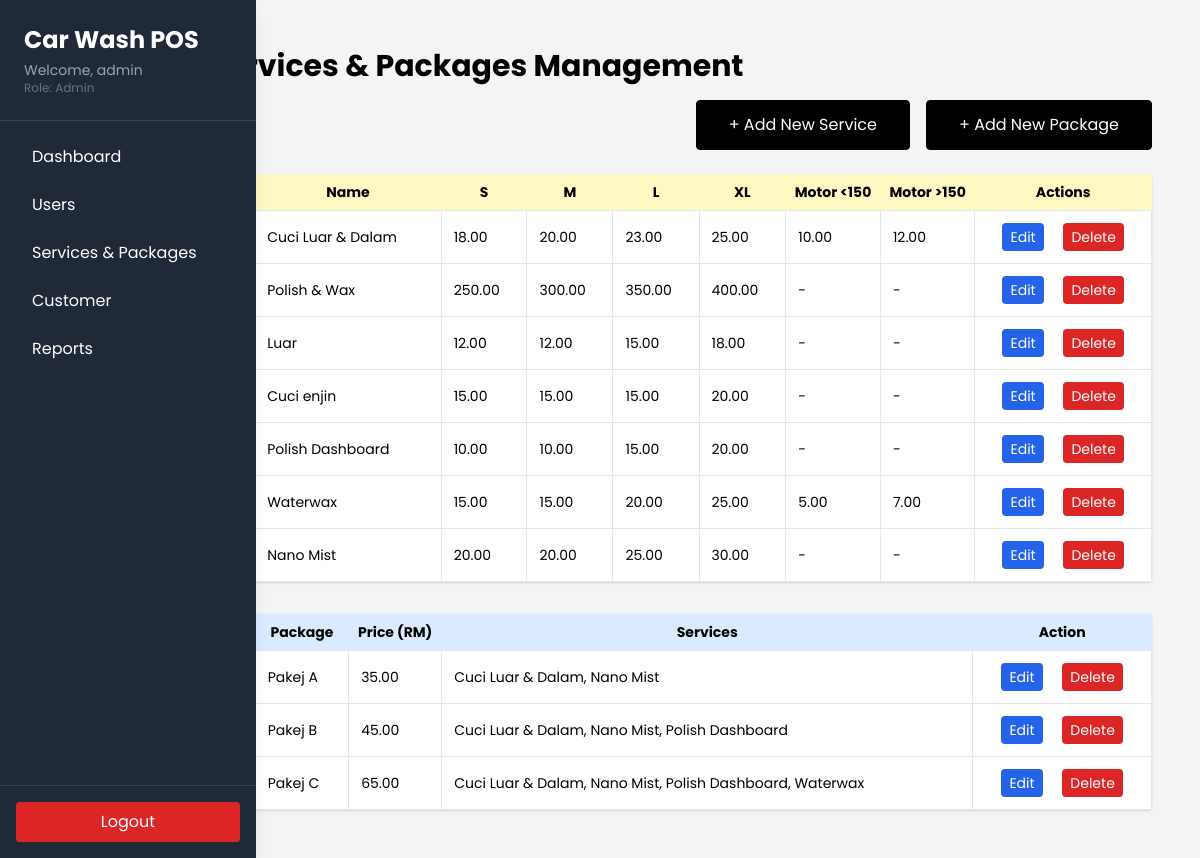
The app's page /pages/admin/services_packages.php (signed in) with its own data.
### tables this page shows
CREATE TABLE `services` (
  `id` int(11) NOT NULL,
  `name` varchar(255) NOT NULL,
  `description` text DEFAULT NULL,
  `status` tinyint(1) DEFAULT 1
);

CREATE TABLE `packages` (
  `id` int(11) NOT NULL,
  `name` varchar(255) NOT NULL,
  `price` decimal(8,2) NOT NULL,
  `description` text DEFAULT NULL,
  `status` tinyint(1) DEFAULT 1
);

### pages/admin/services_packages.php (the view, shortened to what this page needs)
<?php
require_once '../../connection.php';
include '../../components/sidebar.php';
$sqlServices = "
SELECT  s.id, s.name, s.status,
        MAX(CASE WHEN sp.vehicle_type='car_s'    THEN sp.price END) AS price_s,
        MAX(CASE WHEN sp.vehicle_type='car_m'    THEN sp.price END) AS price_m,
        MAX(CASE WHEN sp.vehicle_type='car_l'    THEN sp.price END) AS price_l,
        MAX(CASE WHEN sp.vehicle_type='car_xl'   THEN sp.price END) AS price_xl,
        MAX(CASE WHEN sp.vehicle_type='motor_lt' THEN sp.price END) AS price_motor_lt,
        MAX(CASE WHEN sp.vehicle_type='motor_gt' THEN sp.price END) AS price_motor_gt
FROM    services s
LEFT JOIN service_prices sp ON sp.service_id = s.id
GROUP BY s.id, s.name, s.status
ORDER BY s.id";
$services = $conn->query($sqlServices)->fetch_all(MYSQLI_ASSOC);
$sqlPackages = "
SELECT  p.id, p.name, p.price,
        GROUP_CONCAT(s.name SEPARATOR ', ') AS service_list
FROM    packages p
LEFT JOIN package_services ps ON ps.package_id = p.id
LEFT JOIN services s ON s.id = ps.service_id
GROUP BY p.id, p.name, p.price
ORDER BY p.id";
$packages = $conn->query($sqlPackages)->fetch_all(MYSQLI_ASSOC);
?>
<!DOCTYPE html>
<html lang="en">
<head>
  <script src="https://cdn.tailwindcss.com"></script>
</head>
<body class="bg-gray-100 p-6 min-h-screen">
<div class="max-w-7xl mx-auto">
  <div class="mb-6">
    <h1 class="text-3xl font-bold text-black-600">Services & Packages Management</h1>
    <div class="flex justify-end space-x-4 mt-4">
      <button onclick="openSheet('serviceSheet')" class="text-white border border-black rounded px-8 py-3 bg-black transition hover:text-black hover:-translate-x-1 hover:-translate-y-1 hover:bg-pink-300 hover:shadow-[0.25rem_0.25rem_0_0_black]">+ Add New Service</button>
      <button onclick="openSheet('packageSheet')" class="text-white border border-black rounded px-8 py-3 bg-black transition hover:text-black hover:-translate-x-1 hover:-translate-y-1 hover:bg-pink-300 hover:shadow-[0.25rem_0.25rem_0_0_black]">+ Add New Package</button>
    </div>
  </div>
  <div class="bg-white shadow rounded mb-8">
    <table class="min-w-full text-sm">
      <thead class="bg-yellow-100">
        <tr>
          <th class="px-3 py-2">ID</th><th>Name</th><th>S</th><th>M</th><th>L</th><th>XL</th>
          <th>Motor &lt;150</th><th>Motor &gt;150</th><th>Actions</th>
        </tr>
      </thead>
      <tbody>
      <?php if (!$services): ?>
        <tr><td colspan="9" class="text-center p-4">No services</td></tr>
      <?php  else: $i = 1; foreach ($services as $s): ?>
        <tr>
          <td class="border p-3 text-center"><?= $i++ ?></td>
          <td class="border p-3"><?= htmlspecialchars($s['name']) ?></td>
          <td class="border p-3"><?= $s['price_s'] ?? '-' ?></td>
          <td class="border p-3"><?= $s['price_m'] ?? '-' ?></td>
          <td class="border p-3"><?= $s['price_l'] ?? '-' ?></td>
          <td class="border p-3"><?= $s['price_xl'] ?? '-' ?></td>
          <td class="border p-3"><?= $s['price_motor_lt'] ?? '-' ?></td>
          <td class="border p-3"><?= $s['price_motor_gt'] ?? '-' ?></td>
          <td class="border p-3 text-center space-x-4">
            <button onclick="openEditServiceSheet(<?= htmlspecialchars(json_encode($s)) ?>)" class="px-2 py-1 bg-blue-600 text-white rounded hover:bg-blue-700">Edit</button>
            <a href="?delete=<?= $s['id'] ?>" onclick="return confirm('Delete this service?')" class="px-2 py-1 bg-red-600 text-white rounded hover:bg-red-700">Delete</a>
          </td>
        </tr>
      <?php endforeach; endif; ?>
      </tbody>
    </table>
  </div>
  <div class="bg-white shadow rounded">
    <table class="min-w-full text-sm">
      <thead class="bg-blue-100"><tr><th class="px-3 py-2">ID</th><th>Package</th><th>Price (RM)</th><th>Services</th><th>Action</th></tr></thead>
      <tbody>
      <?php if (!$packages): ?>
        <tr><td colspan="4" class="text-center p-4">No packages</td></tr>
      <?php else:  $j = 1; foreach ($packages as $p): ?>
        <tr>
         <td class="border p-3 text-center"><?= $j++ ?></td>
          <td class="border p-3"><?= htmlspecialchars($p['name']) ?></td>
          <td class="border p-3"><?= number_format($p['price'],2) ?></td>
          <td class="border p-3"><?= htmlspecialchars($p['service_list'] ?? '-') ?></td>
          <td class="border p-3 text-center space-x-4">
            <button onclick="openEditPackageSheet(<?= htmlspecialchars(json_encode($p)) ?>)" class="px-2 py-1 bg-blue-600 text-white rounded hover:bg-blue-700">Edit</button>
            <a href="?delete_package=<?= $p['id'] ?>" onclick="return confirm('Delete this package?')" class="px-2 py-1 bg-red-600 text-white rounded hover:bg-red-700">Delete</a>
          </td>
        </tr>
      <?php endforeach; endif; ?>
      </tbody>
    </table>
  </div>
</div>
</body>
</html>

### pages/admin/services_packages.php (style rules this page uses)
body { font-family:'Poppins',sans-serif }

### records on screen
services: name "Cuci Luar & Dalam", price_s "18.00", price_m "20.00", price_l "23.00", price_xl "25.00", price_motor_lt "10.00", price_motor_gt "12.00"
services: name "Polish & Wax", price_s "250.00", price_m "300.00", price_l "350.00", price_xl "400.00", price_motor_lt "-", price_motor_gt "-"
services: name "Luar", price_s "12.00", price_m "12.00", price_l "15.00", price_xl "18.00", price_motor_lt "-", price_motor_gt "-"
services: name "Cuci enjin", price_s "15.00", price_m "15.00", price_l "15.00", price_xl "20.00", price_motor_lt "-", price_motor_gt "-"
services: name "Polish Dashboard", price_s "10.00", price_m "10.00", price_l "15.00", price_xl "20.00", price_motor_lt "-", price_motor_gt "-"
services: name "Waterwax", price_s "15.00", price_m "15.00", price_l "20.00", price_xl "25.00", price_motor_lt "5.00", price_motor_gt "7.00"
services: name "Nano Mist", price_s "20.00", price_m "20.00", price_l "25.00", price_xl "30.00", price_motor_lt "-", price_motor_gt "-"
packages: name "Pakej A", price "35.00", service_list "Cuci Luar & Dalam, Nano Mist"
packages: name "Pakej B", price "45.00", service_list "Cuci Luar & Dalam, Nano Mist, Polish Dashboard"
packages: name "Pakej C", price "65.00", service_list "Cuci Luar & Dalam, Nano Mist, Polish Dashboard, Waterwax"

### other values on screen
$username "admin"
$role "Admin"
